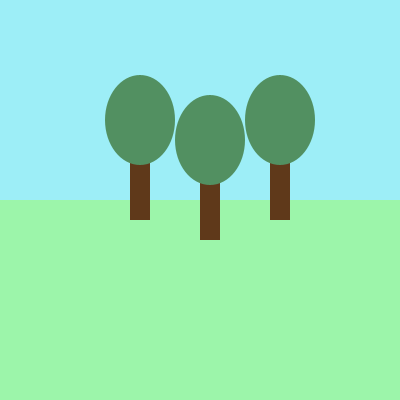
Frame 1 (no input)
Frame 60 (the mouse pressed at the canvas centre just before this capture): identical to frame 1, image omitted
Frame 120 (the mouse held since frame 60 and released just before this capture): identical to frame 1, image omitted

The Processing sketch that drew this single still picture (run headless with seeded random() and noise(); from frame 60 on, the mouse is pressed at the canvas centre):

// Processing sketch: Tree_Method
// ── Tree_Method.pde
  color skyColour    = color(157, 238, 247);
  color groundColour = color(156, 245, 170);
  color leafColour   = color(82, 144, 97);
  color trunkColour  = color(95, 57, 26);
  
  
void setup()
{
  size(400, 400);
  noStroke();
}
 
void draw()
{
  background(skyColour);
  fill(groundColour);
  rect(0, height/2, width, height/2);
 
  
  // Draw first tree
  drawTree(130, 150);
    
  // Draw second tree to the right and down a bit
  drawTree(200, 170);
 
  // Draw third tree to the right and up a bit
  drawTree(270, 150);
}

void drawTree(float x, float y)
{
  fill(trunkColour);
  rect(x, y, 20, 70);
  fill(leafColour);
  ellipse(x+10, y-30, 70, 90);
}
